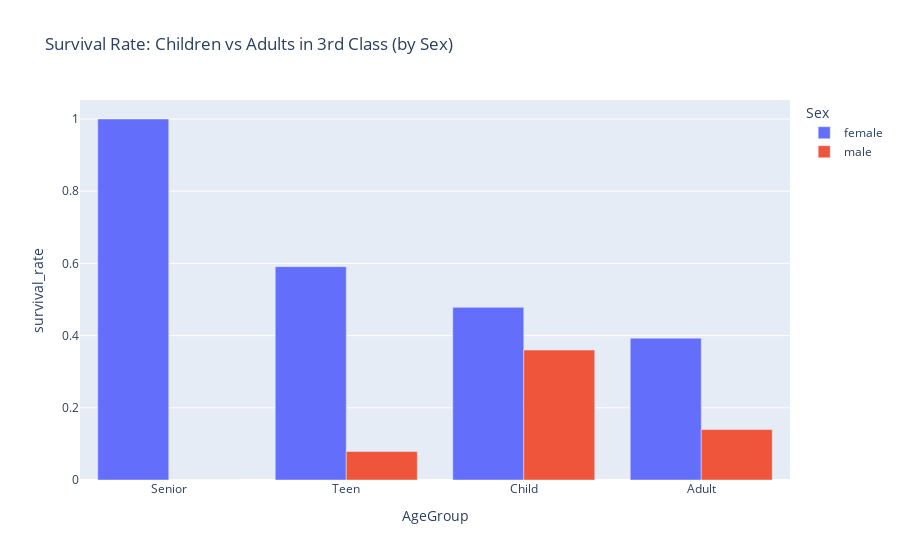

The notebook cell this image was saved under:
### Code cell
import plotly.express as px

def visualize_demographic(df_result):
    # filter for only 3rd class
    subset = df_result[df_result['Pclass'] == 3]
    
    fig = px.bar(
        subset,
        x="AgeGroup",
        y="survival_rate",
        color="Sex",
        barmode="group",
        hover_data=["n_passengers", "n_survivors"],
        title="Survival Rate: Children vs Adults in 3rd Class (by Sex)"
    )
    
    return fig

fig = visualize_demographic(df_result)
fig.show()

### Figure 1 — Plotly figure (JSON) as saved in the notebook; plotly's stock layout.template omitted (floating-point values rounded to 4 significant figures)
{"data": [{"alignmentgroup": "True", "customdata": [[1, 1], [22, 13], [23, 11], [56, 22]], "hovertemplate": "Sex=female<br>AgeGroup=%{x}<br>survival_rate=%{y}<br>n_passengers=%{customdata[0]}<br>n_survivors=%{customdata[1]}<extra></extra>", "legendgroup": "female", "marker": {"color": "#636efa", "pattern": {"shape": ""}}, "name": "female", "offsetgroup": "female", "orientation": "v", "showlegend": true, "textposition": "auto", "type": "bar", "x": ["Senior", "Teen", "Child", "Adult"], "xaxis": "x", "y": [1.0, 0.5909, 0.4783, 0.3929], "yaxis": "y"}, {"alignmentgroup": "True", "customdata": [[25, 9], [186, 26], [38, 3], [4, 0]], "hovertemplate": "Sex=male<br>AgeGroup=%{x}<br>survival_rate=%{y}<br>n_passengers=%{customdata[0]}<br>n_survivors=%{customdata[1]}<extra></extra>", "legendgroup": "male", "marker": {"color": "#EF553B", "pattern": {"shape": ""}}, "name": "male", "offsetgroup": "male", "orientation": "v", "showlegend": true, "textposition": "auto", "type": "bar", "x": ["Child", "Adult", "Teen", "Senior"], "xaxis": "x", "y": [0.36, 0.1398, 0.07895, 0.0], "yaxis": "y"}], "layout": {"barmode": "group", "legend": {"title": {"text": "Sex"}, "tracegroupgap": 0}, "title": {"text": "Survival Rate: Children vs Adults in 3rd Class (by Sex)"}, "xaxis": {"anchor": "y", "domain": [0, 1], "title": {"text": "AgeGroup"}}, "yaxis": {"anchor": "x", "domain": [0, 1], "title": {"text": "survival_rate"}}}}
